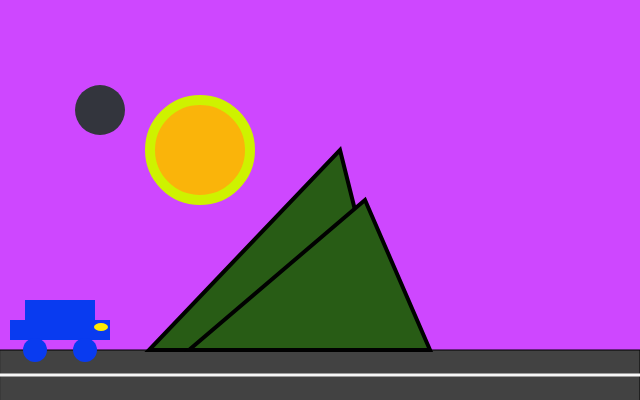
Frame 1 (no input)
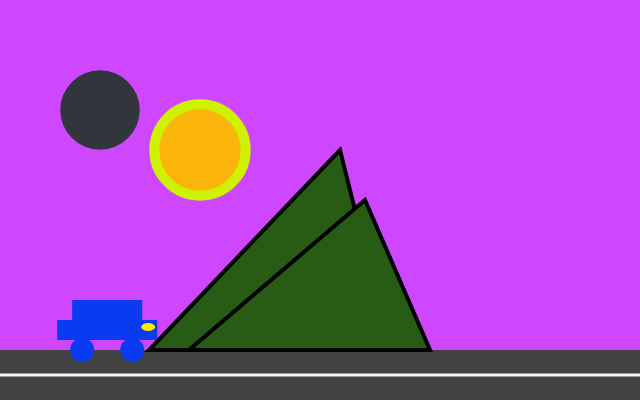
Frame 60 (no input)
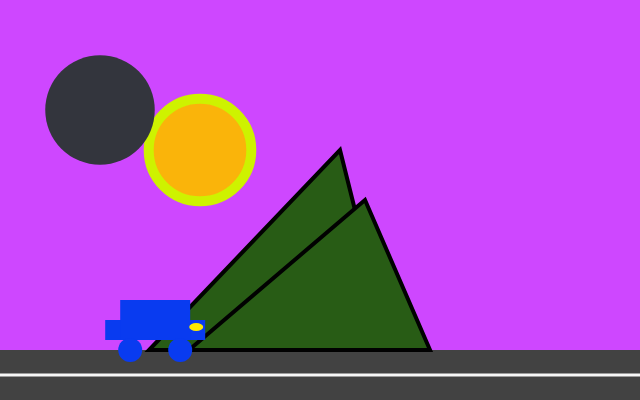
Frame 120 (the mouse pressed at the canvas centre since frame 60)

The p5.js sketch that drew these frames (run headless with seeded random() and noise() and a simulated clock; from frame 60 on, the mouse is pressed at the canvas centre):

// p5.js sketch
// ── sketch.js
//Moonrising Project
var sunSize = 100;
var DilatingMoon = 50;
var y = 110;
var wheelX = 10;
var BurningPulse = 0.2;

function setup() {
  createCanvas(640, 400);
}

function draw() {
  //purple sky
  background(206, 71, 255);

  //street, be careful on the order of functions
  fill(66, 66, 66);
  rect(0, 350, 640, 100);
  //street lines
  stroke(247, 247, 247);
  strokeWeight(3);
  line(0, 375, 640, 375);

  //The sun
  stroke(206, 242, 0);
  strokeWeight(10);
  fill(250, 180, 10);
  ellipse(200, y + 40, sunSize, sunSize);
  if (sunSize > 105) {
    BurningPulse = -0.4;
  }
  if (sunSize < 85) {
    BurningPulse = 0.4;
  }
  sunSize = sunSize + BurningPulse;

  //mountains
  stroke(1);
  strokeWeight(4);
  fill(40, 92, 21);
  triangle(109 + 40, 350, 350 + 40, 350, 300 + 40, 150);
  triangle(149 + 40, 350, 390 + 40, 350, 325 + 40, 200);

  noStroke();
  // car body
  fill(9, 59, 240);
  rect(wheelX, 320, 100, 20);
  rect(wheelX + 15, 300, 70, 40);
  // wheels
  fill(9, 59, 240);
  ellipse(wheelX + 25, 350, 24, 24);
  ellipse(wheelX + 75, 350, 24, 24);
  //light
  fill(255, 234, 0);
  ellipse(wheelX + 91, 327, 14, 8);
  //movement
  wheelX = wheelX + 0.8;

  //moon eclipsing
  for (var i = 1; i < 2; i++) {
    fill(51, 53, 61);
    ellipse(100, y, DilatingMoon * i, DilatingMoon * i);
    DilatingMoon = DilatingMoon + 0.5;
  }
}
